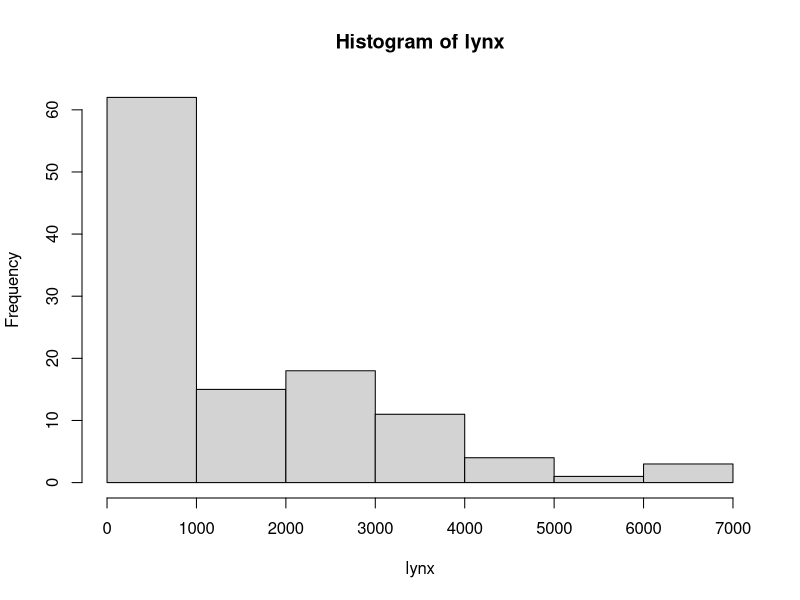
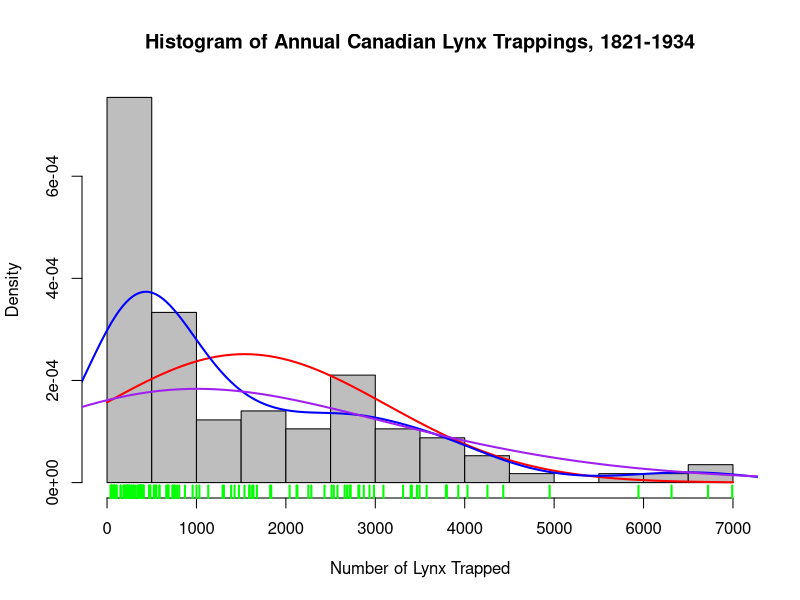

Here is the R script that generated these plots, in order:
library(datasets)

?lynx
head(lynx)

hist(lynx)

hist(lynx,
  breaks = 14,
  freq = FALSE,
  col = "gray",
  main = paste("Histogram of Annual Canadian Lynx", "Trappings, 1821-1934"),
  xlab = "Number of Lynx Trapped"
)

curve(dnorm(x, mean = mean(lynx), sd = sd(lynx)),
      col = "red",
      lwd = 2,
      add = TRUE)

lines(density(lynx), col = "blue", lwd = 2)
lines(density(lynx, adjust = 3), col = "purple", lwd = 2)

rug(lynx, lwd = 2, col = "green")